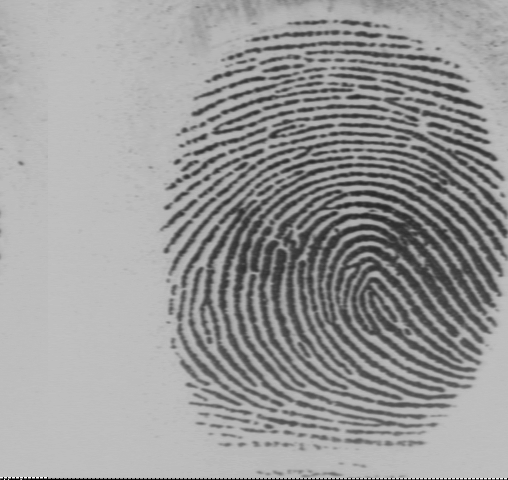
%> input picture user001_1.gif, 508 x 480 px
$ octave Untitled2.m   (GNU Octave 9; MATLAB toolbox functions it lacks are replaced by stand-ins)
%> lines starting %> are read from the running program, lines starting %| are printed output that depends on the picture; in (x1, y1, x2, y2) boxes, pixels count from 0 and x2, y2 are one past the last pixel; in counts of white or black regions, pixels touching at a corner belong together; the program's own positions count from 1
### drawOrientation.m
function drawOrientation(img, ofield, varargin)
%% Call this function as drawOrientation(img, ofield)
%% where 'img' is the image matrix and 'ofield' is the
%% orientation field matrix. This function displays
%% 'ofield' as a set of quivers on image 'img'.
%%
%% Author: Arun Ross
%% Last Modified: 10 Oct 2006

if (nargin==2)
    blksz = 11;
else
    blksz = varargin{1};
end

hblksz = round(blksz/2);
r = hblksz;

[nr nc] = size(ofield);
u_ofield = r*cos(ofield);
v_ofield = r*sin(ofield);

[X, Y] = meshgrid(hblksz:blksz:nr-hblksz, hblksz:blksz:nc-hblksz);
X = X(:);
Y = Y(:);
for i=1:size(X)
    U(i) = u_ofield(X(i), Y(i));
    V(i) = v_ofield(X(i), Y(i));
end
figure;
imshow(img);
hold on;
h=quiver(Y, X, V', U');
set(h,'Color',[1 1 1]);

### Untitled2.m
A=imread('user001_1.gif');
%> A is the input picture: size 480x508 uint8; min 0, max 255, mean 154.5
image=double(A);
w=16;
[Nn Mm]=size(image);           %芞え湮苤
%> Nn = 480; Mm = 508
blockDirection = zeros(ceil(Nn/w),ceil(Mm/w));
h=[-1 -2 -1;0 0 0;1 2 1];      %Sobel 呾赽子
Gx=filter2(h,image);           %腕枍僅砃講腔Gx煦講
Gy=filter2(h',image);          %腕枍僅砃講腔Gy煦講
gradient_times_value = zeros(Nn,Mm);
gradient_sq_minus_value = zeros(Nn,Mm);
gradient_times_value=Gx.*Gy;
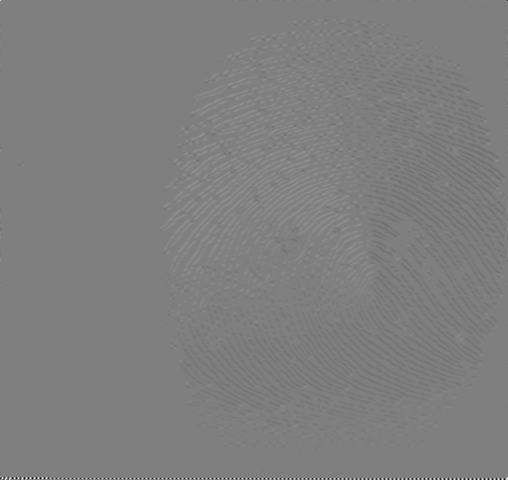
%> gradient_times_value: size 480x508 double; min -390144, max 390144, mean -884.3; drawn with min black and max white
gradient_sq_minus_value=(Gx-Gy).*(Gx+Gy);
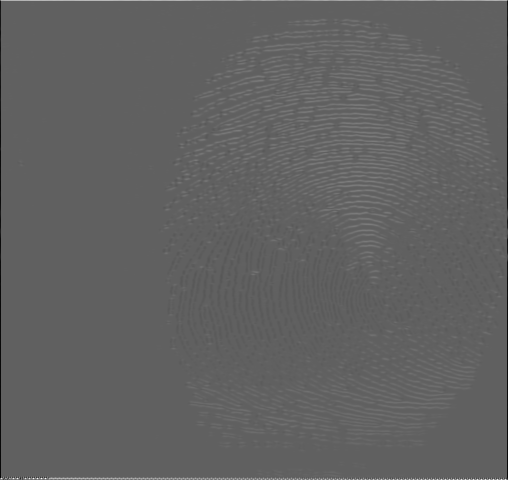
%> gradient_sq_minus_value: size 480x508 double; min -632440, max 1032256, mean 7367.7; drawn with min black and max white

for i=1:w:Nn;                      %數呾晚埽源砃
    for j=1:w:Mm;
      if j+w-1 < Nn & i+w-1 < Mm
          times_value = sum(sum(gradient_times_value(i:i+w-1, j:j+w-1)));
          minus_value = sum(sum(gradient_sq_minus_value(i:i+w-1, j:j+w-1)));
          theta = 0;
%         if minus_value ~= 0 & times_value ~=0
            twiceTheta = atan2(2*times_value,minus_value);
            theta = (twiceTheta)/2 ;
            theta = theta+pi/2;
            %theta is within [0,pi]
            blockDirection(ceil(i/w),ceil(j/w)) = theta;
      end;
    times_value = 0;
    minus_value = 0;
    end;
end;
%> after the loop, theta = 1.57; twiceTheta = -0.00516

directionField=zeros(Nn,Mm);
for i=1:ceil(Nn/w)
    for j=1:ceil(Mm/w)
        directionField((i-1)*w+1:i*w,(j-1)*w+1:j*w)=blockDirection(i,j);
    end
end
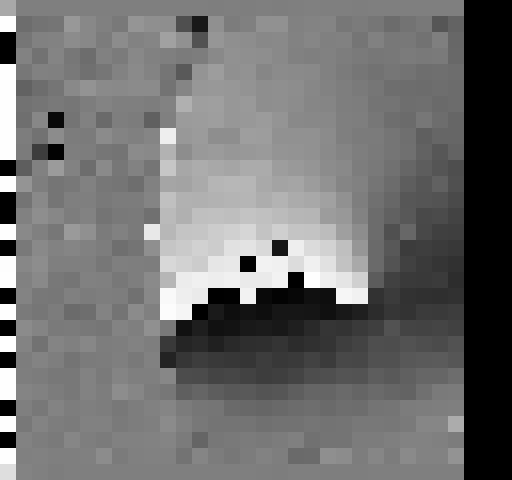
%> directionField: size 480x512 double; min 0, max 3.14, mean 1.39; drawn with min black and max white
directionField=directionField(1:Nn,1:Mm);
%> directionField: size 480x508 double


drawOrientation(image,directionField);
%> in drawOrientation, `u_ofield = r*cos(ofield);`:
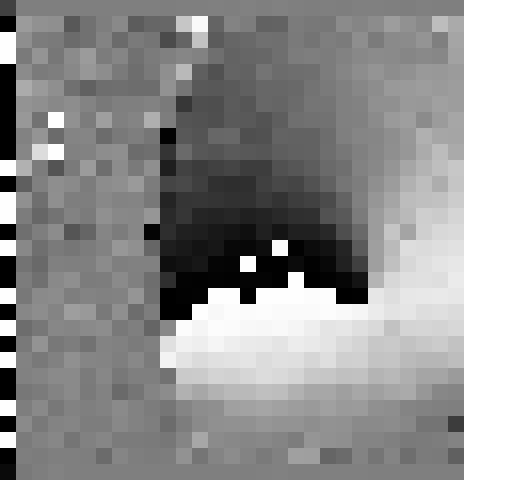
%> u_ofield: size 480x508 double; min -6, max 6, mean 0.736; drawn with min black and max white
%> in drawOrientation, `v_ofield = r*sin(ofield);`:
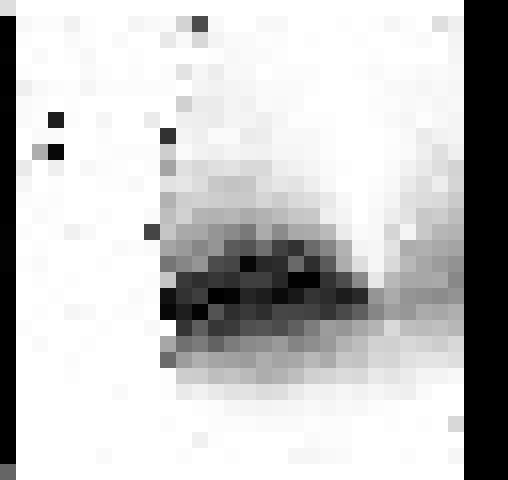
%> v_ofield: size 480x508 double; min 0, max 6, mean 4.63; drawn with min black and max white
%> after the loop in drawOrientation, `for i=1:size(X)`: U = 1978 values, max 6 at index 43, min -6 at index 1427, mean 0.796; V = 1978 values, max 6 at index 14, min 0 at index 43, mean 4.67
%> in drawOrientation, `imshow(img);`:
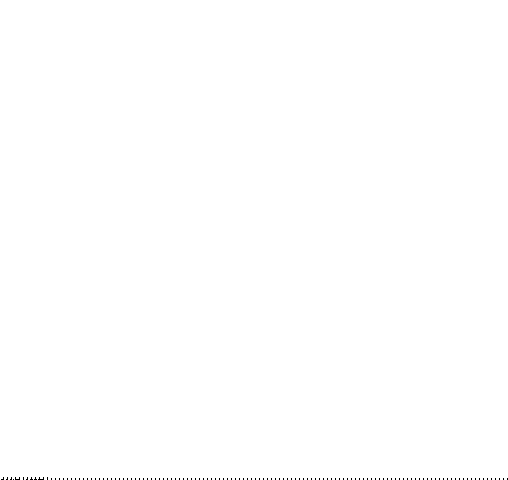
%> displayed picture: size 480x508, on the screen's scale of 0 to 255; 99.9% white; black in thin lines or dots, all inside (x1, y1, x2, y2) = (1, 477, 508, 480)
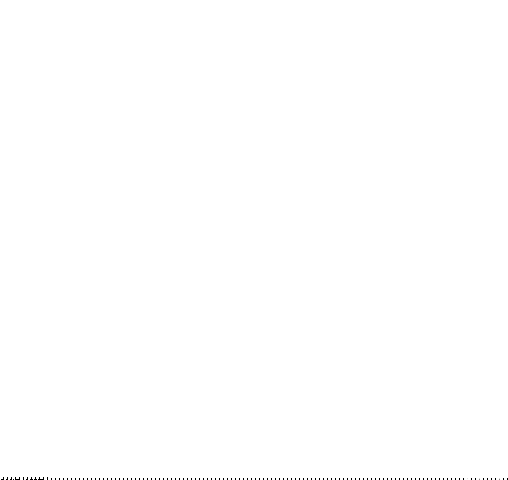
%> figure redrawn from the program's plot data
